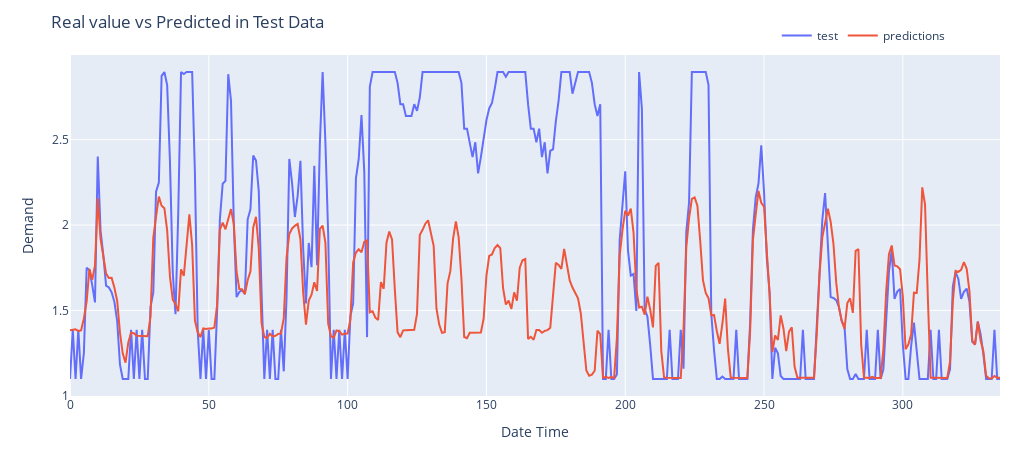

Here is the notebook cell this chart was saved with:
### Code cell
plotPredictions(test_x.index[:24*14], y_pred[:24*14], test_y[:24*14])

### Figure 1 — Plotly figure (JSON) as saved in the notebook; plotly's stock layout.template omitted (floating-point values rounded to 4 significant figures; data arrays with more than 128 entries replaced by an {"elided": "..."} marker saying what was removed)
{"data": [{"mode": "lines", "name": "test", "type": "scatter", "x": {"elided": "336 int values"}, "y": {"elided": "336 float values"}}, {"mode": "lines", "name": "predictions", "type": "scatter", "x": {"elided": "336 int values"}, "y": {"elided": "336 float values"}}], "layout": {"height": 450, "legend": {"orientation": "h", "x": 0.76, "xanchor": "left", "y": 1.1, "yanchor": "top"}, "margin": {"b": 20, "l": 70, "r": 20, "t": 55}, "title": {"text": "Real value vs Predicted in Test Data"}, "width": 1020, "xaxis": {"title": {"text": "Date Time"}}, "yaxis": {"title": {"text": "Demand"}}}}
